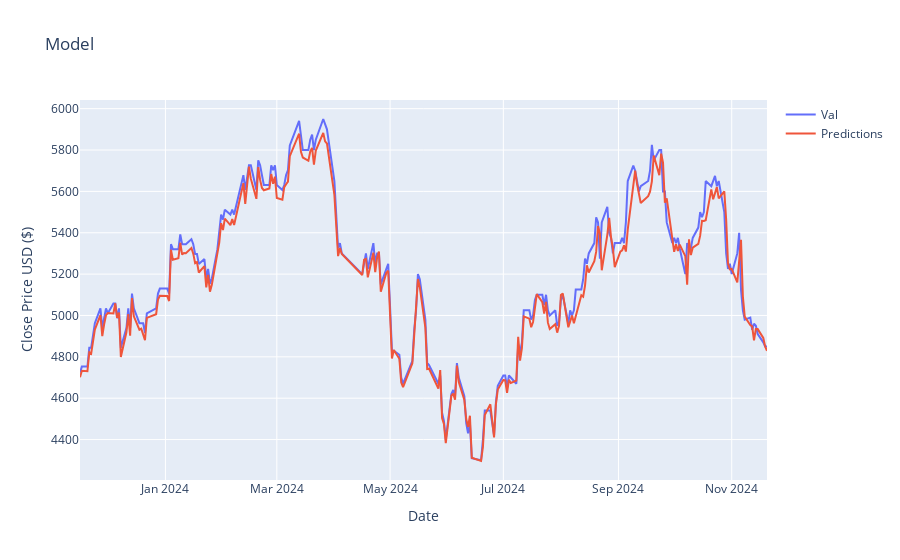

The notebook cell saved with this chart:
### Code cell
from plotly import graph_objs as go

fig = go.Figure()

fig.add_trace(go.Scatter(x=valid['date'], y=valid['Close'], mode='lines', name='Val'))
fig.add_trace(go.Scatter(x=valid['date'], y=valid['Predictions'], mode='lines', name='Predictions'))

fig.update_layout(title='Model',
                        xaxis_title='Date',
                        yaxis_title='Close Price USD ($)')
fig.show()

### Figure 1 — Plotly figure (JSON) as saved in the notebook; plotly's stock layout.template omitted (floating-point values rounded to 4 significant figures; data arrays with more than 128 entries replaced by an {"elided": "..."} marker saying what was removed)
{"data": [{"mode": "lines", "name": "Val", "type": "scatter", "x": {"elided": "242 str values"}, "y": {"elided": "242 float values"}}, {"mode": "lines", "name": "Predictions", "type": "scatter", "x": {"elided": "242 str values"}, "y": {"elided": "242 float values"}}], "layout": {"title": {"text": "Model"}, "xaxis": {"title": {"text": "Date"}}, "yaxis": {"title": {"text": "Close Price USD ($)"}}}}
